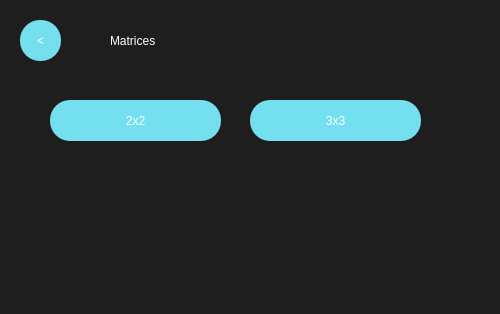
<?xml version="1.0" encoding="UTF-8"?>
<ui version="4.0">
 <class>MainWindow</class>
 <widget class="QMainWindow" name="MainWindow">
  <property name="geometry">
   <rect>
    <x>0</x>
    <y>0</y>
    <width>500</width>
    <height>314</height>
   </rect>
  </property>
  <property name="minimumSize">
   <size>
    <width>300</width>
    <height>300</height>
   </size>
  </property>
  <property name="maximumSize">
   <size>
    <width>500</width>
    <height>500</height>
   </size>
  </property>
  <property name="windowTitle">
   <string>MainWindow</string>
  </property>
  <property name="styleSheet">
   <string notr="true">QWidget{
background-color:#1E1E1E;
}

QPushButton{
background-color:#74E0Ef;
color:white;
font: 30pt &quot;Impact&quot;;
border-radius:25px;
}

QPushButton:hover{
background-color:#7A63FF;
color:#74E0Ef;
font: 30pt &quot;Impact&quot;;
border-radius:30px;
}

</string>
  </property>
  <widget class="QWidget" name="centralwidget">
   <widget class="QLabel" name="label">
    <property name="geometry">
     <rect>
      <x>110</x>
      <y>10</y>
      <width>241</width>
      <height>61</height>
     </rect>
    </property>
    <property name="styleSheet">
     <string notr="true">color:white;
font: 50pt &quot;Impact&quot;;
</string>
    </property>
    <property name="text">
     <string>Matrices</string>
    </property>
   </widget>
   <widget class="QPushButton" name="ChoseMaBackButton">
    <property name="geometry">
     <rect>
      <x>20</x>
      <y>20</y>
      <width>41</width>
      <height>41</height>
     </rect>
    </property>
    <property name="styleSheet">
     <string notr="true">font: 20pt &quot;impact&quot;;
border-radius:20px;</string>
    </property>
    <property name="text">
     <string>&lt;</string>
    </property>
   </widget>
   <widget class="QPushButton" name="M3x3">
    <property name="geometry">
     <rect>
      <x>250</x>
      <y>100</y>
      <width>171</width>
      <height>41</height>
     </rect>
    </property>
    <property name="styleSheet">
     <string notr="true">font: 20pt &quot;impact&quot;;
border-radius:20px;</string>
    </property>
    <property name="text">
     <string>3x3</string>
    </property>
   </widget>
   <widget class="QPushButton" name="M2x2">
    <property name="geometry">
     <rect>
      <x>50</x>
      <y>100</y>
      <width>171</width>
      <height>41</height>
     </rect>
    </property>
    <property name="styleSheet">
     <string notr="true">font: 20pt &quot;impact&quot;;
border-radius:20px;</string>
    </property>
    <property name="text">
     <string>2x2</string>
    </property>
   </widget>
  </widget>
 </widget>
 <resources/>
 <connections/>
</ui>
